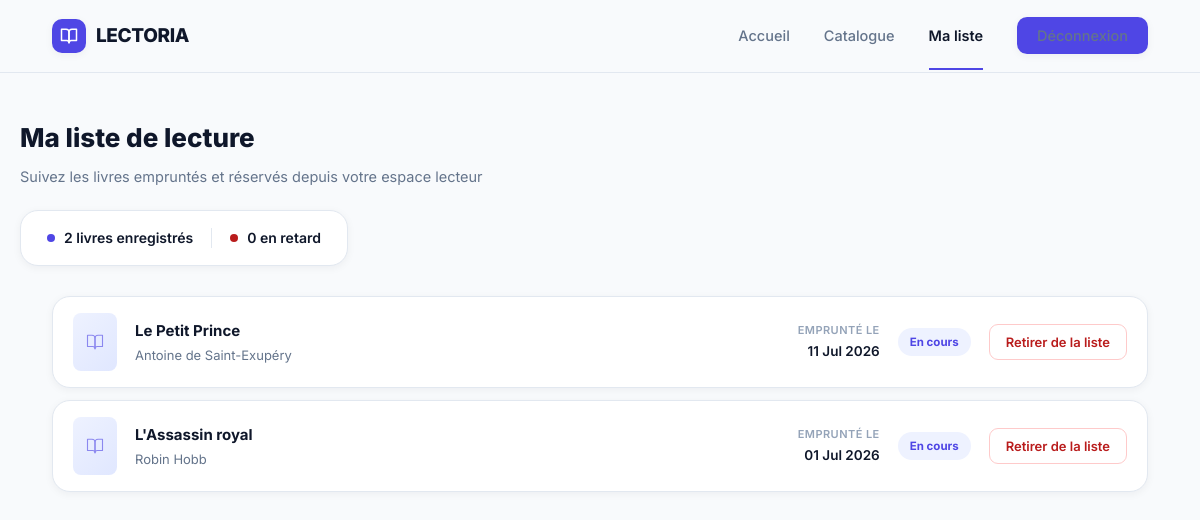
Screenshot of /wishlist.php (signed in) with the database file from the repository.
### tables this page shows
CREATE TABLE Liste_lecture (
    id_livre INT NOT NULL,
    id_lecteur INT NOT NULL,
    date_emprunt DATE NOT NULL,
    date_retour DATE NULL,
    PRIMARY KEY (id_livre, id_lecteur, date_emprunt),
    KEY idx_liste_lecture_id_lecteur (id_lecteur),
    CONSTRAINT fk_liste_lecture_livre
        FOREIGN KEY (id_livre) REFERENCES Livres(id)
        ON DELETE RESTRICT,
    CONSTRAINT fk_liste_lecture_lecteur
        FOREIGN KEY (id_lecteur) REFERENCES Lecteurs(id)
        ON DELETE RESTRICT
);

CREATE TABLE Livres (
    id INT NOT NULL AUTO_INCREMENT,
    titre VARCHAR(100) NOT NULL,
    auteur VARCHAR(100) NOT NULL,
    description TEXT NULL,
    maison_edition VARCHAR(100) NULL,
    nombre_exemplaire INT NOT NULL DEFAULT 0,
    PRIMARY KEY (id),
    KEY idx_livres_titre (titre),
    KEY idx_livres_auteur (auteur),
    FULLTEXT KEY ft_livres (titre, auteur)
);

### src/Models/ListeLecture.php (called while the page is built, shortened)
<?php
class ListeLecture
{
    public static function findByLecteur(int $idLecteur): array
    {
        $pdo = Connexion::getInstance();
        $statement = $pdo->prepare(
            'SELECT ll.id_livre, ll.id_lecteur, ll.date_emprunt, ll.date_retour,
                    l.titre, l.auteur, l.description, l.maison_edition, l.nombre_exemplaire
             FROM Liste_lecture AS ll
             INNER JOIN Livres AS l ON l.id = ll.id_livre
             WHERE ll.id_lecteur = :idLecteur
             ORDER BY ll.date_emprunt DESC'
        );
        $statement->bindValue(':idLecteur', $idLecteur, PDO::PARAM_INT);
        $statement->execute();
        return $statement->fetchAll();
    }
}

### public/wishlist.php (the view, shortened to what this page needs)
<?php
require_once __DIR__ . '/../src/Models/ListeLecture.php';
$idLecteur = (int) ($_SESSION['utilisateur_id'] ?? 0);
$liste = ListeLecture::findByLecteur($idLecteur);
$compteurTotal = count($liste);
$compteurRetard = 0;
?>
<!DOCTYPE html>
<html lang="fr">
<head>
<link rel="stylesheet" href="assets/css/variables.css">
<link rel="stylesheet" href="assets/css/base.css">
<link rel="stylesheet" href="assets/css/components.css">
</head>
<body>
<nav class="navbar">
  <div class="wrap">
    <a href="index.php" class="brand"><span class="brand-mark"><svg viewBox="0 0 24 24" fill="none" stroke="#fff" stroke-width="2" stroke-linecap="round" stroke-linejoin="round"><path d="M2 3h6a4 4 0 0 1 4 4v14a3 3 0 0 0-3-3H2z"/><path d="M22 3h-6a4 4 0 0 0-4 4v14a3 3 0 0 1 3-3h7z"/></svg></span>LECTORIA</a>
    <ul class="nav-links">
      <li><a href="index.php">Accueil</a></li>
      <li><a href="results.php">Catalogue</a></li>
      <li><a href="wishlist.php" class="active">Ma liste</a></li>
      <li><a href="logout.php" class="btn-login">Déconnexion</a></li>
    </ul>
  </div>
</nav>
<section class="wrap dash-header">
  <h1>Ma liste de lecture</h1>
  <p>Suivez les livres empruntés et réservés depuis votre espace lecteur</p>
  <div class="tracker">
    <span class="item" id="tracker-total" data-count="<?= (int) $compteurTotal ?>"><span class="dot ok"></span><?= (int) $compteurTotal ?> livre<?= $compteurTotal > 1 ? 's' : '' ?> enregistré<?= $compteurTotal > 1 ? 's' : '' ?></span>
    <span class="item" id="tracker-late" data-count="<?= (int) $compteurRetard ?>"><span class="dot late"></span><?= (int) $compteurRetard ?> en retard</span>
  </div>
</section>
<section class="wrap">
  <div class="reading-list">
    <?php foreach ($liste as $ligne): ?>
      <?php
      $titre = (string) ($ligne['titre'] ?? '');
      $auteur = (string) ($ligne['auteur'] ?? '');
      $dateEmprunt = (string) ($ligne['date_emprunt'] ?? '');
      $statusLabel = $ligne['statut'] === 'late' ? 'En retard' : 'En cours';
      $statusClass = $ligne['statut'] === 'late' ? 'late' : 'ongoing';
      ?>
      <article class="book-row" data-date-emprunt="<?= htmlspecialchars((string) ($ligne['date_emprunt'] ?? ''), ENT_QUOTES, 'UTF-8') ?>">
        <div class="row-cover"><svg viewBox="0 0 24 24" fill="none" stroke="currentColor" stroke-width="1.5" stroke-linecap="round" stroke-linejoin="round"><path d="M2 3h6a4 4 0 0 1 4 4v14a3 3 0 0 0-3-3H2z"/><path d="M22 3h-6a4 4 0 0 0-4 4v14a3 3 0 0 1 3-3h7z"/></svg></div>
        <div class="row-info"><h3><?= htmlspecialchars($titre, ENT_QUOTES, 'UTF-8') ?></h3><p><?= htmlspecialchars($auteur, ENT_QUOTES, 'UTF-8') ?></p></div>
        <div class="row-date"><div class="label">Emprunté le</div><div class="value"><?= htmlspecialchars(date('d M Y', strtotime($dateEmprunt)), ENT_QUOTES, 'UTF-8') ?></div></div>
        <span class="status-pill <?= htmlspecialchars($statusClass, ENT_QUOTES, 'UTF-8') ?>"><?= htmlspecialchars($statusLabel, ENT_QUOTES, 'UTF-8') ?></span>
        <form method="post" action="remove_from_wishlist.php">
          <button type="submit" class="btn-remove">Retirer de la liste</button>
        </form>
      </article>
    <?php endforeach; ?>
  </div>
</section>
</body>
</html>

### public/assets/css/variables.css (style rules this page uses)
:root { --bg:#F8FAFC; --surface:#FFFFFF; --text:#0F172A; --text-muted:#64748B; --text-faint:#94A3B8; --accent:#4F46E5; --accent-hover:#4338CA; --accent-light:#EEF2FF; --success-bg:#DCFCE7; --success-text:#15803D; --danger-bg:#FEF2F2; --danger-text:#B91C1C; --danger-border:#FECACA; --blue-bg:#EFF6FF; --blue-text:#1D4ED8; --border:#E2E8F0; --radius:12px; --radius-lg:18px; --radius-pill:999px; --shadow-sm:0 2px 8px rgba(15,23,42,.05); --shadow-md:0 10px 26px rgba(15,23,42,.08); --shadow-focus:0 0 0 4px rgba(79,70,229,.14); --container:1160px; }

### public/assets/css/base.css (style rules this page uses)
* { margin:0;padding:0;box-sizing:border-box; }
body { font-family:'Inter',system-ui,-apple-system,sans-serif; background:var(--bg); color:var(--text); line-height:1.6; -webkit-font-smoothing:antialiased; }
a { color:inherit; text-decoration:none; }
ul { list-style:none; }
button,input,select,textarea { font-family:inherit; }
button { cursor:pointer; }
.wrap { max-width:var(--container); margin:0 auto; padding:0 32px; }
.navbar { position:sticky; top:0; z-index:100; background:rgba(248,250,252,.9); backdrop-filter:blur(10px); border-bottom:1px solid var(--border); }
.navbar .wrap { display:flex; align-items:center; justify-content:space-between; height:72px; gap:16px; }
.brand { display:flex; align-items:center; gap:10px; font-weight:800; font-size:19px; letter-spacing:-.02em; }
.brand-mark { width:34px; height:34px; border-radius:10px; background:var(--accent); display:flex; align-items:center; justify-content:center; box-shadow:var(--shadow-sm); }
.brand-mark svg { width:18px; height:18px; }
.nav-links { display:flex; align-items:center; gap:34px; }
.nav-links a { font-size:14.5px; font-weight:500; color:var(--text-muted); position:relative; transition:color .2s ease; }
.nav-links a.active { color:var(--text); font-weight:600; }
.nav-links a.active::after { content:""; position:absolute; left:0; right:0; bottom:-26px; height:2px; background:var(--accent); }
.btn-login { padding:10px 20px; border-radius:10px; background:var(--accent); color:#fff; font-size:14px; font-weight:600; box-shadow:var(--shadow-sm); transition:.2s ease; }

### public/assets/css/components.css (style rules this page uses)
.dash-header { padding:44px 0 30px; }
.dash-header h1 { font-size:26px; font-weight:800; }
.dash-header p { font-size:14.5px; color:var(--text-muted); margin-top:6px; }
.tracker { display:inline-flex; align-items:center; gap:18px; background:var(--surface); border:1px solid var(--border); border-radius:var(--radius-lg); padding:16px 26px; margin-top:22px; box-shadow:var(--shadow-sm); }
.tracker .item { display:flex; align-items:center; gap:9px; font-size:14px; font-weight:600; }
.tracker .dot { width:8px; height:8px; border-radius:50%; }
.tracker .dot.ok { background:var(--accent); }
.tracker .dot.late { background:var(--danger-text); }
.reading-list { display:flex; flex-direction:column; gap:12px; padding-bottom:110px; }
.book-row { display:flex; align-items:center; gap:18px; background:var(--surface); border:1px solid var(--border); border-radius:var(--radius-lg); padding:16px 20px; box-shadow:var(--shadow-sm); transition:.2s ease; }
.row-cover { width:44px; height:58px; border-radius:8px; background:linear-gradient(135deg,#EEF2FF,#E0E7FF); flex-shrink:0; display:flex; align-items:center; justify-content:center; }
.row-cover svg { width:18px; height:18px; color:var(--accent); opacity:.6; }
.row-info { flex:1; min-width:0; }
.row-info h3 { font-size:15px; font-weight:700; }
.row-info p { font-size:13px; color:var(--text-muted); margin-top:2px; }
.row-date { flex-shrink:0; text-align:right; min-width:110px; }
.row-date .label { font-size:11px; color:var(--text-faint); text-transform:uppercase; letter-spacing:.04em; font-weight:600; }
.row-date .value { font-size:13.5px; font-weight:600; margin-top:2px; }
.status-pill { font-size:11.5px; font-weight:700; padding:5px 12px; border-radius:999px; flex-shrink:0; }
.status-pill.ongoing { background:var(--accent-light); color:var(--accent); }
.btn-remove { font-size:13px; font-weight:600; color:var(--danger-text); background:transparent; border:1px solid var(--danger-border); padding:9px 16px; border-radius:9px; transition:.2s ease; flex-shrink:0; }

### rows the page displays
liste_lecture: id_livre.titre "Le Petit Prince", id_livre.auteur "Antoine de Saint-Exupéry", date_emprunt "11 Jul 2026", statusLabel "En cours"
liste_lecture: id_livre.titre "L'Assassin royal", id_livre.auteur "Robin Hobb", date_emprunt "01 Jul 2026", statusLabel "En cours"

### other values shown
$compteurTotal "2"
$compteurRetard "0"
